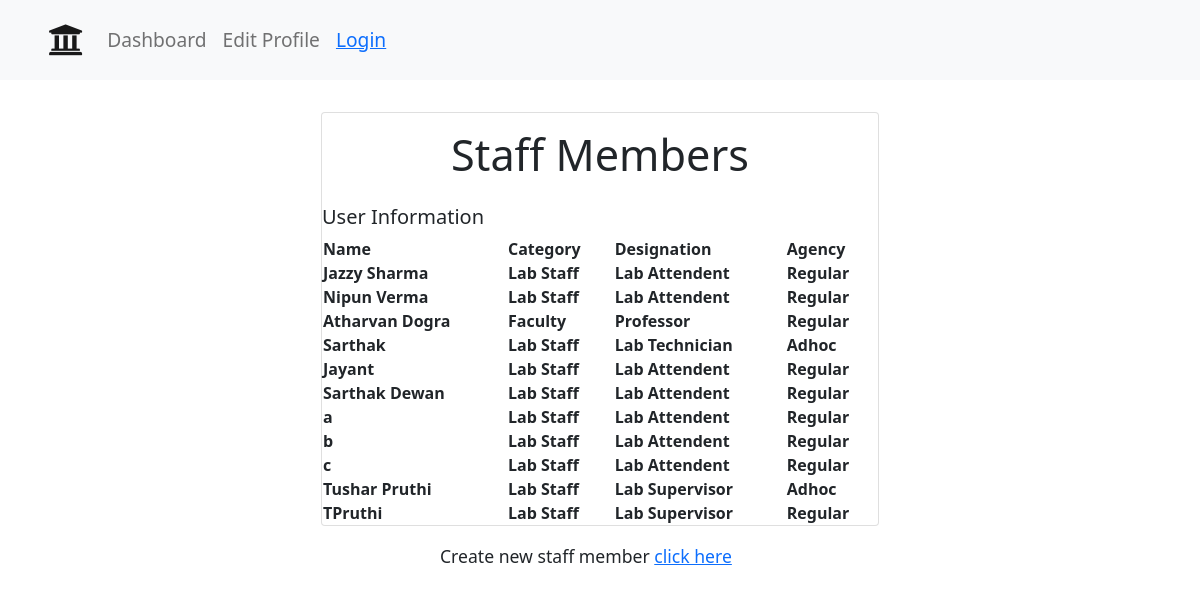
The app's page /staff-members-list with its own data.
### main/models.py (models this page shows, shortened)
class Staff(models.Model):
    name=models.CharField(max_length=100)
    mobile_number=models.IntegerField()
    email=models.EmailField()
    category=models.ForeignKey('Category',on_delete=CASCADE)
    designation=models.ForeignKey('Designation',on_delete=CASCADE)
    agency = models.ForeignKey('Agency',on_delete=CASCADE)

class Category(models.Model):               # faculty, lab staff, office staff, student
    category =models.CharField(max_length=400)
    def __str__(self):
        return self.category

class Designation(models.Model):
    category=models.ForeignKey("Category",on_delete = CASCADE)
    designation =models.CharField(max_length=400)
    def __str__(self):
        return self.designation +" ("+  self.category.category+")"

class Agency(models.Model):
    agency = models.CharField(max_length = 200)
    def __str__(self):
        return self.agency

### main/views.py (the view)
# urls.py: path('staff-members-list', views.adminStaff, name='adminStaff'),
def adminStaff(request):
	staffs = Staff.objects.all()
	return render(request, "admin/adminStaffs.html", {"staffs":staffs})

### templates/admin/adminStaffs.html (shortened to what this page needs)
{% extends 'base.html' %}
{% load static %}
{% block body %}
{% include 'navbar.html' with user=user %}
<div class="container">
    <div class="card custom-card-list">
    <h2>Staff Members</h2>
    <table>
        <h5>User Information</h5>
        <thead class="thead-dark">
            <tr>
                <th>Name</th>
                <th>Category</th>
                <th>Designation</th>
                <th>Agency</th>
            </tr>
        </thead>
        <tbody>
                {% for staff in staffs %}
                <tr>
                    <th>{{staff.name}}</th>
                    <th>{{staff.category.category}}</th>
                    <th>{{staff.designation.designation}}</th>
                    <th>{{staff.agency.agency}}</th>
                </tr>
                {% endfor %}
        </tbody>
    </table>
    </div>
    </div>
    <div class="new-user-form">
        <h6>Create new staff member <a href="#">click here</a></h6>
    </div>
{% endblock body %}

### static/styles/base.css (style rules this page uses)
.card { margin-top: 2rem; }
.lab-computers table th, table td, table tbody { border-top: none; border-bottom: none; }
.custom-card-list { width: 50%; left: 50%; transform: translate(-50%); }
.custom-card-list h2 { text-align: center; font-size: 2.7rem; padding: 1rem; }
.new-user-form { width: 30%; margin: 0 auto; padding: 20px; }
.new-user-form h6 { font-size: 1.1rem; }

### records on screen
Staff: name "Jazzy Sharma", category.category "Lab Staff", designation.designation "Lab Attendent", agency.agency "Regular"
Staff: name "Nipun Verma", category.category "Lab Staff", designation.designation "Lab Attendent", agency.agency "Regular"
Staff: name "Atharvan Dogra", category.category "Faculty", designation.designation "Professor", agency.agency "Regular"
Staff: name "Sarthak", category.category "Lab Staff", designation.designation "Lab Technician", agency.agency "Adhoc"
Staff: name "Jayant", category.category "Lab Staff", designation.designation "Lab Attendent", agency.agency "Regular"
Staff: name "Sarthak Dewan", category.category "Lab Staff", designation.designation "Lab Attendent", agency.agency "Regular"
Staff: name "a", category.category "Lab Staff", designation.designation "Lab Attendent", agency.agency "Regular"
Staff: name "b", category.category "Lab Staff", designation.designation "Lab Attendent", agency.agency "Regular"
Staff: name "c", category.category "Lab Staff", designation.designation "Lab Attendent", agency.agency "Regular"
Staff: name "Tushar Pruthi", category.category "Lab Staff", designation.designation "Lab Supervisor", agency.agency "Adhoc"
Staff: name "TPruthi", category.category "Lab Staff", designation.designation "Lab Supervisor", agency.agency "Regular"
